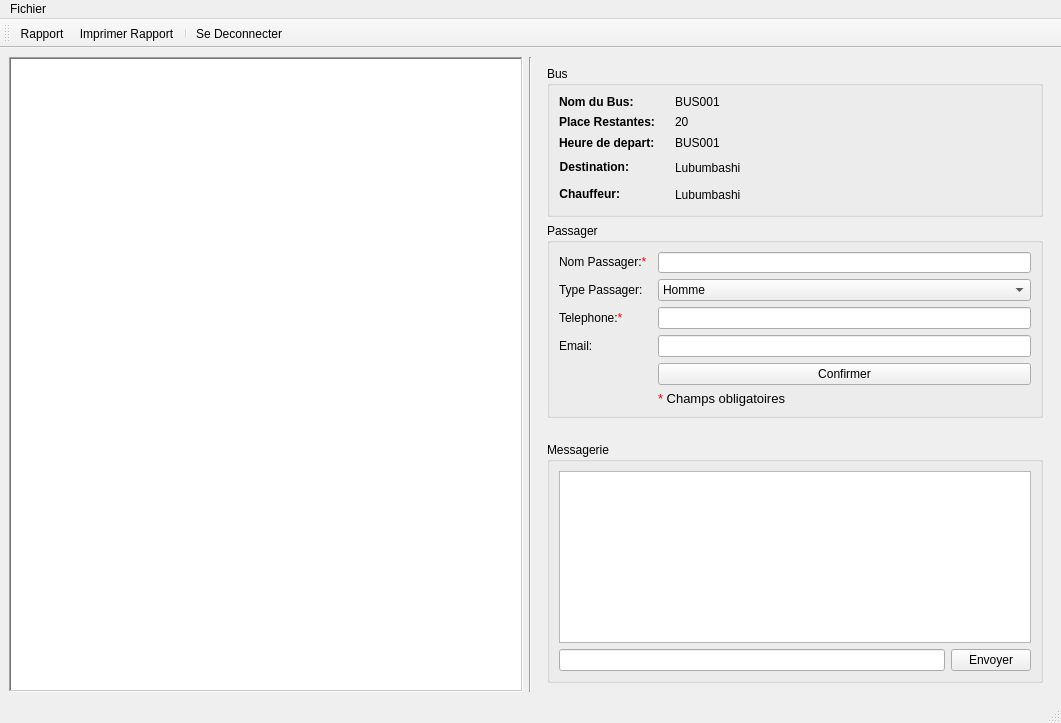
<?xml version="1.0" encoding="UTF-8"?>
<ui version="4.0">
 <class>MainWindowTicketer2</class>
 <widget class="QMainWindow" name="MainWindowTicketer2">
  <property name="geometry">
   <rect>
    <x>0</x>
    <y>0</y>
    <width>1061</width>
    <height>723</height>
   </rect>
  </property>
  <property name="windowTitle">
   <string>MainWindow</string>
  </property>
  <property name="toolButtonStyle">
   <enum>Qt::ToolButtonTextUnderIcon</enum>
  </property>
  <property name="documentMode">
   <bool>false</bool>
  </property>
  <property name="dockNestingEnabled">
   <bool>false</bool>
  </property>
  <property name="unifiedTitleAndToolBarOnMac">
   <bool>true</bool>
  </property>
  <widget class="QWidget" name="centralwidget">
   <layout class="QHBoxLayout" name="horizontalLayout">
    <item>
     <widget class="QTableView" name="tableViewBusSched">
      <property name="frameShape">
       <enum>QFrame::WinPanel</enum>
      </property>
      <property name="selectionMode">
       <enum>QAbstractItemView::SingleSelection</enum>
      </property>
      <property name="selectionBehavior">
       <enum>QAbstractItemView::SelectRows</enum>
      </property>
     </widget>
    </item>
    <item>
     <widget class="Line" name="line">
      <property name="orientation">
       <enum>Qt::Vertical</enum>
      </property>
     </widget>
    </item>
    <item>
     <layout class="QVBoxLayout" name="verticalLayout_4">
      <item>
       <widget class="QWidget" name="widgetInfos" native="true">
        <layout class="QVBoxLayout" name="verticalLayout_3">
         <item>
          <widget class="QGroupBox" name="groupBox">
           <property name="title">
            <string>Bus</string>
           </property>
           <layout class="QFormLayout" name="formLayout">
            <item row="0" column="0">
             <widget class="QLabel" name="label_5">
              <property name="text">
               <string>&lt;html&gt;&lt;head/&gt;&lt;body&gt;&lt;p&gt;&lt;span style=&quot; font-weight:600;&quot;&gt;Nom du Bus:&lt;/span&gt;&lt;/p&gt;&lt;/body&gt;&lt;/html&gt;</string>
              </property>
             </widget>
            </item>
            <item row="0" column="1">
             <widget class="QLabel" name="labelBusName">
              <property name="text">
               <string>BUS001</string>
              </property>
             </widget>
            </item>
            <item row="1" column="0">
             <widget class="QLabel" name="label_7">
              <property name="text">
               <string>&lt;html&gt;&lt;head/&gt;&lt;body&gt;&lt;p&gt;&lt;span style=&quot; font-weight:600;&quot;&gt;Place Restantes:&lt;/span&gt;&lt;/p&gt;&lt;/body&gt;&lt;/html&gt;</string>
              </property>
             </widget>
            </item>
            <item row="1" column="1">
             <widget class="QLabel" name="labelNumEmptyPlaces">
              <property name="text">
               <string>20</string>
              </property>
             </widget>
            </item>
            <item row="2" column="0">
             <widget class="QLabel" name="label_9">
              <property name="minimumSize">
               <size>
                <width>110</width>
                <height>16</height>
               </size>
              </property>
              <property name="text">
               <string>&lt;html&gt;&lt;head/&gt;&lt;body&gt;&lt;p&gt;&lt;span style=&quot; font-weight:600;&quot;&gt;Heure de depart:&lt;/span&gt;&lt;/p&gt;&lt;/body&gt;&lt;/html&gt;</string>
              </property>
             </widget>
            </item>
            <item row="2" column="1">
             <widget class="QLabel" name="labelDepTime">
              <property name="text">
               <string>BUS001</string>
              </property>
             </widget>
            </item>
            <item row="3" column="0">
             <widget class="QLabel" name="label_11">
              <property name="text">
               <string>&lt;html&gt;&lt;head/&gt;&lt;body&gt;&lt;p&gt;&lt;span style=&quot; font-weight:600;&quot;&gt;Destination:&lt;/span&gt;&lt;/p&gt;&lt;/body&gt;&lt;/html&gt;</string>
              </property>
              <property name="alignment">
               <set>Qt::AlignRight|Qt::AlignTrailing|Qt::AlignVCenter</set>
              </property>
             </widget>
            </item>
            <item row="3" column="1">
             <widget class="QLabel" name="labelLabelDest">
              <property name="minimumSize">
               <size>
                <width>125</width>
                <height>21</height>
               </size>
              </property>
              <property name="text">
               <string>Lubumbashi</string>
              </property>
             </widget>
            </item>
            <item row="4" column="0">
             <widget class="QLabel" name="label_13">
              <property name="text">
               <string>&lt;html&gt;&lt;head/&gt;&lt;body&gt;&lt;p&gt;&lt;span style=&quot; font-weight:600;&quot;&gt;Chauffeur:&lt;/span&gt;&lt;/p&gt;&lt;/body&gt;&lt;/html&gt;</string>
              </property>
              <property name="alignment">
               <set>Qt::AlignRight|Qt::AlignTrailing|Qt::AlignVCenter</set>
              </property>
             </widget>
            </item>
            <item row="4" column="1">
             <widget class="QLabel" name="labelDriversName">
              <property name="minimumSize">
               <size>
                <width>125</width>
                <height>21</height>
               </size>
              </property>
              <property name="maximumSize">
               <size>
                <width>125</width>
                <height>21</height>
               </size>
              </property>
              <property name="text">
               <string>Lubumbashi</string>
              </property>
             </widget>
            </item>
           </layout>
          </widget>
         </item>
         <item>
          <widget class="QGroupBox" name="groupBoxTicket">
           <property name="title">
            <string>Passager</string>
           </property>
           <layout class="QFormLayout" name="formLayout_2">
            <item row="0" column="0">
             <widget class="QLabel" name="label">
              <property name="text">
               <string>&lt;html&gt;&lt;head/&gt;&lt;body&gt;&lt;p&gt;Nom Passager:&lt;span style=&quot; color:#ff0000;&quot;&gt;*&lt;/span&gt;&lt;/p&gt;&lt;/body&gt;&lt;/html&gt;</string>
              </property>
             </widget>
            </item>
            <item row="0" column="1">
             <widget class="QLineEdit" name="lineEditPassName">
              <property name="minimumSize">
               <size>
                <width>125</width>
                <height>21</height>
               </size>
              </property>
             </widget>
            </item>
            <item row="1" column="0">
             <widget class="QLabel" name="label_2">
              <property name="minimumSize">
               <size>
                <width>93</width>
                <height>20</height>
               </size>
              </property>
              <property name="text">
               <string>Type Passager:</string>
              </property>
             </widget>
            </item>
            <item row="1" column="1">
             <widget class="QComboBox" name="comboBoxPassType">
              <item>
               <property name="text">
                <string>Homme</string>
               </property>
              </item>
              <item>
               <property name="text">
                <string>Femme</string>
               </property>
              </item>
              <item>
               <property name="text">
                <string>Enfant</string>
               </property>
              </item>
             </widget>
            </item>
            <item row="2" column="0">
             <widget class="QLabel" name="label_3">
              <property name="text">
               <string>&lt;html&gt;&lt;head/&gt;&lt;body&gt;&lt;p&gt;Telephone:&lt;span style=&quot; color:#ff0000;&quot;&gt;*&lt;/span&gt;&lt;/p&gt;&lt;/body&gt;&lt;/html&gt;</string>
              </property>
             </widget>
            </item>
            <item row="2" column="1">
             <widget class="QLineEdit" name="lineEditPassPhone"/>
            </item>
            <item row="3" column="0">
             <widget class="QLabel" name="label_4">
              <property name="text">
               <string>Email:</string>
              </property>
             </widget>
            </item>
            <item row="3" column="1">
             <widget class="QLineEdit" name="lineEditPassEmail"/>
            </item>
            <item row="4" column="1">
             <widget class="QPushButton" name="pushButtonBuyTicket">
              <property name="text">
               <string>Confirmer</string>
              </property>
              <property name="icon">
               <iconset resource="res.qrc">
                <normaloff>:/img/img/ticket2.ICO</normaloff>:/img/img/ticket2.ICO</iconset>
              </property>
             </widget>
            </item>
            <item row="5" column="1">
             <widget class="QLabel" name="label_6">
              <property name="text">
               <string>&lt;html&gt;&lt;head/&gt;&lt;body&gt;&lt;p&gt;&lt;span style=&quot; font-size:10pt; color:#ff0000;&quot;&gt;*&lt;/span&gt;&lt;span style=&quot; font-size:10pt;&quot;&gt; Champs obligatoires&lt;/span&gt;&lt;/p&gt;&lt;/body&gt;&lt;/html&gt;</string>
              </property>
             </widget>
            </item>
           </layout>
          </widget>
         </item>
        </layout>
       </widget>
      </item>
      <item>
       <widget class="QWidget" name="widgetMessages" native="true">
        <layout class="QVBoxLayout" name="verticalLayout_2">
         <item>
          <widget class="QGroupBox" name="groupBox_2">
           <property name="title">
            <string>Messagerie</string>
           </property>
           <layout class="QVBoxLayout" name="verticalLayout">
            <item>
             <widget class="QTextEdit" name="textEditMsgBoard">
              <property name="readOnly">
               <bool>true</bool>
              </property>
             </widget>
            </item>
            <item>
             <layout class="QHBoxLayout" name="horizontalLayout_2">
              <item>
               <widget class="QLineEdit" name="lineEditTicketerMsg"/>
              </item>
              <item>
               <widget class="QPushButton" name="pushButtonSendMessage">
                <property name="text">
                 <string>Envoyer</string>
                </property>
                <property name="icon">
                 <iconset resource="res.qrc">
                  <normaloff>:/img/img/msg_send.png</normaloff>:/img/img/msg_send.png</iconset>
                </property>
               </widget>
              </item>
             </layout>
            </item>
           </layout>
          </widget>
         </item>
        </layout>
       </widget>
      </item>
     </layout>
    </item>
   </layout>
  </widget>
  <widget class="QMenuBar" name="menubar">
   <property name="geometry">
    <rect>
     <x>0</x>
     <y>0</y>
     <width>1061</width>
     <height>22</height>
    </rect>
   </property>
   <widget class="QMenu" name="menuFichier">
    <property name="title">
     <string>Fichier</string>
    </property>
    <addaction name="actionRapport"/>
    <addaction name="actionImprimer_Rapport"/>
    <addaction name="separator"/>
    <addaction name="actionSe_Deconnecter"/>
   </widget>
   <addaction name="menuFichier"/>
  </widget>
  <widget class="QStatusBar" name="statusbar"/>
  <widget class="QToolBar" name="toolBar">
   <property name="windowTitle">
    <string>toolBar</string>
   </property>
   <attribute name="toolBarArea">
    <enum>TopToolBarArea</enum>
   </attribute>
   <attribute name="toolBarBreak">
    <bool>false</bool>
   </attribute>
   <addaction name="actionRapport"/>
   <addaction name="actionImprimer_Rapport"/>
   <addaction name="separator"/>
   <addaction name="actionSe_Deconnecter"/>
  </widget>
  <action name="actionRapport">
   <property name="checkable">
    <bool>true</bool>
   </property>
   <property name="icon">
    <iconset resource="res.qrc">
     <normaloff>:/img/img/report.png</normaloff>:/img/img/report.png</iconset>
   </property>
   <property name="text">
    <string>Rapport</string>
   </property>
  </action>
  <action name="actionSe_Deconnecter">
   <property name="icon">
    <iconset resource="res.qrc">
     <normaloff>:/img/img/logout.png</normaloff>:/img/img/logout.png</iconset>
   </property>
   <property name="text">
    <string>Se Deconnecter</string>
   </property>
  </action>
  <action name="actionImprimer_Rapport">
   <property name="icon">
    <iconset resource="res.qrc">
     <normaloff>:/img/img/printer.png</normaloff>:/img/img/printer.png</iconset>
   </property>
   <property name="text">
    <string>Imprimer Rapport</string>
   </property>
  </action>
 </widget>
 <resources>
  <include location="res.qrc"/>
 </resources>
 <connections/>
</ui>
